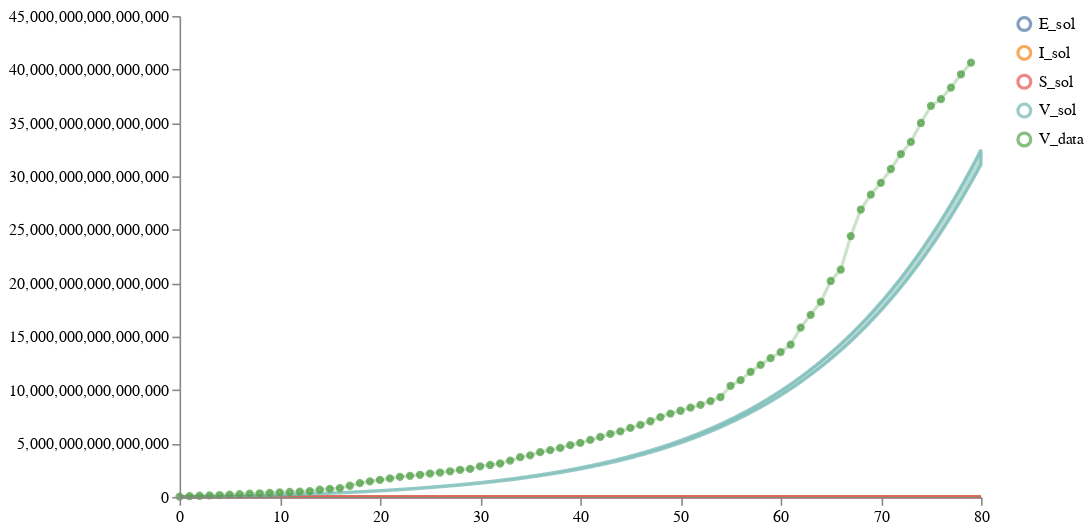

Notebook code cell kept with this figure:
### Code cell
schema = plots.trajectories(pd.DataFrame(post_samples["data"]), subset=".*_sol",
                            points=ww_data_train.reset_index(drop=True).rename(columns={"V":"V_data"}))
schema = plots.pad(schema, 5)
plots.ipy_display(schema)

### Figure 1 — Vega specification as saved in the notebook (floating-point values rounded to 4 significant figures; data arrays with more than 128 entries replaced by an {"elided": "..."} marker saying what was removed)
{"$schema": "https://vega.github.io/schema/vega/v5.json", "axes": [{"name": "x_axis", "orient": "bottom", "scale": "xscale", "zindex": 100}, {"name": "y_axis", "orient": "left", "scale": "yscale", "zindex": 100}], "data": [{"name": "distributions", "values": {"elided": "3204 records"}}, {"name": "traces", "transform": [{"expr": "isValid(datum.value)", "type": "filter"}], "values": []}, {"name": "points", "values": [{"sample_id": 0, "timepoint": 0, "trajectory": "V_data", "value": 34250000000000.0}, {"sample_id": 0, "timepoint": 1, "trajectory": "V_data", "value": 74830000000000.0}, {"sample_id": 0, "timepoint": 2, "trajectory": "V_data", "value": 110800000000000.0}, {"sample_id": 0, "timepoint": 3, "trajectory": "V_data", "value": 145500000000000.0}, {"sample_id": 0, "timepoint": 4, "trajectory": "V_data", "value": 178900000000000.0}, {"sample_id": 0, "timepoint": 5, "trajectory": "V_data", "value": 212605525246655}, {"sample_id": 0, "timepoint": 6, "trajectory": "V_data", "value": 251900000000000.0}, {"sample_id": 0, "timepoint": 7, "trajectory": "V_data", "value": 297300000000000.0}, {"sample_id": 0, "timepoint": 8, "trajectory": "V_data", "value": 342400000000000.0}, {"sample_id": 0, "timepoint": 9, "trajectory": "V_data", "value": 384100000000000.0}, {"sample_id": 0, "timepoint": 10, "trajectory": "V_data", "value": 424100000000000.0}, {"sample_id": 0, "timepoint": 11, "trajectory": "V_data", "value": 461900000000000.0}, {"sample_id": 0, "timepoint": 12, "trajectory": "V_data", "value": 498300000000000.0}, {"sample_id": 0, "timepoint": 13, "trajectory": "V_data", "value": 548200000000000.0}, {"sample_id": 0, "timepoint": 14, "trajectory": "V_data", "value": 675643977072622}, {"sample_id": 0, "timepoint": 15, "trajectory": "V_data", "value": 751600000000000.0}, {"sample_id": 0, "timepoint": 16, "trajectory": "V_data", "value": 829899121500651}, {"sample_id": 0, "timepoint": 17, "trajectory": "V_data", "value": 1046000000000000.0}, {"sample_id": 0, "timepoint": 18, "trajectory": "V_data", "value": 1295875135538839}, {"sample_id": 0, "timepoint": 19, "trajectory": "V_data", "value": 1461000000000000.0}, {"sample_id": 0, "timepoint": 20, "trajectory": "V_data", "value": 1592292378295384}, {"sample_id": 0, "timepoint": 21, "trajectory": "V_data", "value": 1741000000000000.0}, {"sample_id": 0, "timepoint": 22, "trajectory": "V_data", "value": 1882566054918674}, {"sample_id": 0, "timepoint": 23, "trajectory": "V_data", "value": 1972000000000000.0}, {"sample_id": 0, "timepoint": 24, "trajectory": "V_data", "value": 2071441710342036}, {"sample_id": 0, "timepoint": 25, "trajectory": "V_data", "value": 2190000000000000.0}, {"sample_id": 0, "timepoint": 26, "trajectory": "V_data", "value": 2284263053733268}, {"sample_id": 0, "timepoint": 27, "trajectory": "V_data", "value": 2401528070828421}, {"sample_id": 0, "timepoint": 28, "trajectory": "V_data", "value": 2539043189426808}, {"sample_id": 0, "timepoint": 29, "trajectory": "V_data", "value": 2623445134633728}, {"sample_id": 0, "timepoint": 30, "trajectory": "V_data", "value": 2868773959451638}, {"sample_id": 0, "timepoint": 31, "trajectory": "V_data", "value": 2991191174214979}, {"sample_id": 0, "timepoint": 32, "trajectory": "V_data", "value": 3129000000000000.0}, {"sample_id": 0, "timepoint": 33, "trajectory": "V_data", "value": 3403912214913465}, {"sample_id": 0, "timepoint": 34, "trajectory": "V_data", "value": 3718000000000000.0}, {"sample_id": 0, "timepoint": 35, "trajectory": "V_data", "value": 3894000000000000.0}, {"sample_id": 0, "timepoint": 36, "trajectory": "V_data", "value": 4190012056978476}, {"sample_id": 0, "timepoint": 37, "trajectory": "V_data", "value": 4379000000000000.0}, {"sample_id": 0, "timepoint": 38, "trajectory": "V_data", "value": 4584996690364133}, {"sample_id": 0, "timepoint": 39, "trajectory": "V_data", "value": 4842715961786298}, {"sample_id": 0, "timepoint": 40, "trajectory": "V_data", "value": 5057017833310725}, {"sample_id": 0, "timepoint": 41, "trajectory": "V_data", "value": 5334255093252734}, {"sample_id": 0, "timepoint": 42, "trajectory": "V_data", "value": 5613459509330455}, {"sample_id": 0, "timepoint": 43, "trajectory": "V_data", "value": 5900675119579128}, {"sample_id": 0, "timepoint": 44, "trajectory": "V_data", "value": 6137835221456338}, {"sample_id": 0, "timepoint": 45, "trajectory": "V_data", "value": 6455786439569586}, {"sample_id": 0, "timepoint": 46, "trajectory": "V_data", "value": 6737865202057693}, {"sample_id": 0, "timepoint": 47, "trajectory": "V_data", "value": 7082040828667748}, {"sample_id": 0, "timepoint": 48, "trajectory": "V_data", "value": 7473588619526592}, {"sample_id": 0, "timepoint": 49, "trajectory": "V_data", "value": 7802169943421971}, {"sample_id": 0, "timepoint": 50, "trajectory": "V_data", "value": 8064264769284555}, {"sample_id": 0, "timepoint": 51, "trajectory": "V_data", "value": 8350528001810362}, {"sample_id": 0, "timepoint": 52, "trajectory": "V_data", "value": 8620926151000598}, {"sample_id": 0, "timepoint": 53, "trajectory": "V_data", "value": 8967823176668702}, {"sample_id": 0, "timepoint": 54, "trajectory": "V_data", "value": 9347385175287846}, {"sample_id": 0, "timepoint": 55, "trajectory": "V_data", "value": 10400775744728212}, {"sample_id": 0, "timepoint": 56, "trajectory": "V_data", "value": 10924150605249734}, {"sample_id": 0, "timepoint": 57, "trajectory": "V_data", "value": 11705167142508414}, {"sample_id": 0, "timepoint": 58, "trajectory": "V_data", "value": 12359300512467032}, {"sample_id": 0, "timepoint": 59, "trajectory": "V_data", "value": 12986780639190464}, {"sample_id": 0, "timepoint": 60, "trajectory": "V_data", "value": 13550907207646232}, {"sample_id": 0, "timepoint": 61, "trajectory": "V_data", "value": 14248041314600788}, {"sample_id": 0, "timepoint": 62, "trajectory": "V_data", "value": 15848276614633882}, {"sample_id": 0, "timepoint": 63, "trajectory": "V_data", "value": 17038987764329418}, {"sample_id": 0, "timepoint": 64, "trajectory": "V_data", "value": 18260590802877810}, {"sample_id": 0, "timepoint": 65, "trajectory": "V_data", "value": 20209504393071680}, {"sample_id": 0, "timepoint": 66, "trajectory": "V_data", "value": 21264574070527824}, {"sample_id": 0, "timepoint": 67, "trajectory": "V_data", "value": 24405223143174390}, {"sample_id": 0, "timepoint": 68, "trajectory": "V_data", "value": 26892652544175644}, {"sample_id": 0, "timepoint": 69, "trajectory": "V_data", "value": 28282864516791200}, {"sample_id": 0, "timepoint": 70, "trajectory": "V_data", "value": 29394041033392708}, {"sample_id": 0, "timepoint": 71, "trajectory": "V_data", "value": 30685003617018490}, {"sample_id": 0, "timepoint": 72, "trajectory": "V_data", "value": 32085327926567616}, {"sample_id": 0, "timepoint": 73, "trajectory": "V_data", "value": 33217196172771584}, {"sample_id": 0, "timepoint": 74, "trajectory": "V_data", "value": 34991952115553804}, {"sample_id": 0, "timepoint": 75, "trajectory": "V_data", "value": 36597766934503620}, {"sample_id": 0, "timepoint": 76, "trajectory": "V_data", "value": 37222723829582630}, {"sample_id": 0, "timepoint": 77, "trajectory": "V_data", "value": 38307418298165540}, {"sample_id": 0, "timepoint": 78, "trajectory": "V_data", "value": 39548322728633350}, {"sample_id": 0, "timepoint": 79, "trajectory": "V_data", "value": 40640493939989390}]}, {"name": "markers", "values": []}, {"name": "selected", "on": [{"remove": true, "trigger": "clear"}, {"remove": true, "trigger": "!shift"}, {"insert": "clicked", "trigger": "!shift && clicked"}, {"toggle": "clicked", "trigger": "shift && clicked"}]}], "height": 300, "legends": [{"encode": {"labels": {"interactive": true, "name": "legendLabel", "update": {"opacity": [{"test": "!length(data('selected')) || indata('selected', 'value', datum.value)", "value": 1}, {"value": 0.25}]}}, "symbols": {"interactive": true, "name": "legendSymbol", "update": {"fill": {"value": "transparent"}, "opacity": [{"test": "!length(data('selected')) || indata('selected', 'value', datum.value)", "value": 0.7}, {"value": 0.15}], "size": {"value": 64}, "strokeWidth": {"value": 2}}}}, "name": "color_legend", "stroke": "color"}], "marks": [{"from": {"facet": {"data": "points", "groupby": "trajectory", "name": "points_split"}}, "marks": [{"encode": {"hover": {"fillOpacity": {"value": 0.9}}, "update": {"fill": {"field": "trajectory", "scale": "color"}, "fillOpacity": [{"test": "!length(data('selected')) || indata('selected', 'value', datum.trajectory)", "value": 0.5}, {"value": 0.15}], "size": {"value": 10}, "stroke": {"field": "trajectory", "scale": "color"}, "strokeOpacity": [{"test": "!length(data('selected')) || indata('selected', 'value', datum.trajectory)", "value": 0.75}, {"value": 0.15}], "strokeWidth": {"value": 2}, "tooltip": {"field": "value"}, "x": {"field": "timepoint", "scale": "xscale"}, "y": {"field": "value", "scale": "yscale"}}}, "from": {"data": "points"}, "name": "_points_symbol", "type": "symbol", "zindex": 3}, {"encode": {"hover": {"fillOpacity": {"value": 0.9}}, "update": {"interpolate": {"value": "linear"}, "stroke": {"field": "trajectory", "scale": "color"}, "strokeOpacity": [{"test": "!length(data('selected')) || indata('selected', 'value', datum.trajectory)", "value": 0.3}, {"value": 0.1}], "strokeWidth": {"value": 2}, "x": {"field": "timepoint", "scale": "xscale"}, "y": {"field": "value", "scale": "yscale"}}}, "from": {"data": "points"}, "name": "_points_line", "type": "line", "zindex": 3}], "name": "_points", "type": "group", "zindex": 3}, {"from": {"facet": {"data": "traces", "groupby": "trajectory", "name": "traces_split"}}, "marks": [{"encode": {"hover": {"fillOpacity": {"value": 0.9}}, "update": {"interpolate": {"value": "linear"}, "stroke": {"field": "trajectory", "scale": "color"}, "strokeOpacity": [{"test": "!length(data('selected')) || indata('selected', 'value', datum.trajectory)", "value": 0.75}, {"value": 0.15}], "strokeWidth": {"value": 2}, "x": {"field": "timepoint", "scale": "xscale"}, "y": {"field": "value", "scale": "yscale"}}}, "from": {"data": "traces_split"}, "name": "_traces_lines", "type": "line"}], "name": "_traces", "type": "group", "zindex": 2}, {"from": {"facet": {"data": "distributions", "groupby": "trajectory", "name": "trajectory_split"}}, "marks": [{"encode": {"hover": {"fillOpacity": {"value": 0.9}}, "update": {"fill": {"field": "trajectory", "scale": "color"}, "fillOpacity": [{"test": "!length(data('selected')) || indata('selected', 'value', datum.trajectory)", "value": 0.5}, {"value": 0.15}], "interpolate": {"value": "linear"}, "stroke": {"field": "trajectory", "scale": "color"}, "strokeOpacity": [{"test": "!length(data('selected')) || indata('selected', 'value', datum.trajectory)", "value": 0.75}, {"value": 0.15}], "strokeWidth": {"value": 2}, "x": {"field": "timepoint", "scale": "xscale"}, "y": {"field": "upper", "scale": "yscale"}, "y2": {"field": "lower", "scale": "yscale"}}}, "from": {"data": "trajectory_split"}, "type": "area"}], "name": "_distributions", "type": "group", "zindex": 1}, {"marks": [{"encode": {"enter": {"stroke": {"value": "lightgray"}}, "update": {"opacity": {"value": 1}, "x": {"field": "timepoint", "scale": "xscale"}, "y": {"signal": "height"}, "y2": {"value": 0}}}, "from": {"data": "markers"}, "name": "_marker text", "type": "rule"}, {"encode": {"enter": {"fontSize": {"value": 8}, "text": {"field": "datum.label"}, "y": {"value": 0}}}, "from": {"data": "_marker text"}, "name": "_marker flags", "transform": [{"as": ["x", "_y", "opacity", "align", "baseline"], "lineAnchor": "start", "offset": [1], "size": {"signal": "[width, height]"}, "type": "label"}], "type": "text"}], "name": "_markers", "type": "group"}], "padding": 5, "scales": [{"domain": {"fields": [{"data": "distributions", "field": "timepoint"}, {"data": "traces", "field": "timepoint"}, {"data": "points", "field": "timepoint"}, {"data": "markers", "field": "timepoint"}]}, "name": "xscale", "range": "width", "type": "linear", "zero": false}, {"domain": {"fields": [{"data": "distributions", "field": "lower"}, {"data": "distributions", "field": "upper"}, {"data": "traces", "field": "value"}, {"data": "points", "field": "value"}]}, "name": "yscale", "nice": true, "range": "height", "type": "linear", "zero": true}, {"domain": {"fields": [{"data": "distributions", "field": "trajectory"}, {"data": "traces", "field": "trajectory"}, {"data": "points", "field": "trajectory"}]}, "name": "color", "range": "category", "type": "ordinal"}], "signals": [{"name": "clear", "on": [{"events": "mouseup[!event.item]", "force": true, "update": "true"}], "value": true}, {"name": "shift", "on": [{"events": "@legendSymbol:click, @legendLabel:click", "force": true, "update": "event.shiftKey"}], "value": false}, {"name": "clicked", "on": [{"events": "@legendSymbol:click, @legendLabel:click", "force": true, "update": "{value: datum.value}"}], "value": null}], "width": 500}
